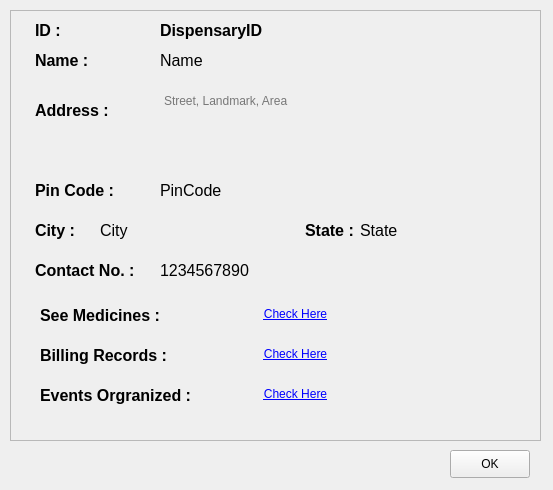
<?xml version="1.0" encoding="UTF-8"?>
<ui version="4.0">
 <class>dispensaryProfile</class>
 <widget class="QDialog" name="dispensaryProfile">
  <property name="geometry">
   <rect>
    <x>0</x>
    <y>0</y>
    <width>553</width>
    <height>490</height>
   </rect>
  </property>
  <property name="windowTitle">
   <string>Dispensary Profile</string>
  </property>
  <widget class="QFrame" name="frame">
   <property name="geometry">
    <rect>
     <x>10</x>
     <y>10</y>
     <width>531</width>
     <height>431</height>
    </rect>
   </property>
   <property name="styleSheet">
    <string notr="true"/>
   </property>
   <property name="frameShape">
    <enum>QFrame::StyledPanel</enum>
   </property>
   <property name="frameShadow">
    <enum>QFrame::Raised</enum>
   </property>
   <widget class="QLabel" name="nameLabel">
    <property name="geometry">
     <rect>
      <x>25</x>
      <y>30</y>
      <width>101</width>
      <height>41</height>
     </rect>
    </property>
    <property name="text">
     <string>&lt;html&gt;&lt;head/&gt;&lt;body&gt;&lt;p&gt;&lt;span style=&quot; font-size:12pt; font-weight:600;&quot;&gt;Name :&lt;/span&gt;&lt;/p&gt;&lt;/body&gt;&lt;/html&gt;</string>
    </property>
   </widget>
   <widget class="QLabel" name="addressLabel">
    <property name="geometry">
     <rect>
      <x>25</x>
      <y>80</y>
      <width>101</width>
      <height>41</height>
     </rect>
    </property>
    <property name="text">
     <string>&lt;html&gt;&lt;head/&gt;&lt;body&gt;&lt;p&gt;&lt;span style=&quot; font-size:12pt; font-weight:600;&quot;&gt;Address :&lt;/span&gt;&lt;/p&gt;&lt;/body&gt;&lt;/html&gt;</string>
    </property>
   </widget>
   <widget class="QLabel" name="contactLabel">
    <property name="geometry">
     <rect>
      <x>25</x>
      <y>240</y>
      <width>131</width>
      <height>41</height>
     </rect>
    </property>
    <property name="text">
     <string>&lt;html&gt;&lt;head/&gt;&lt;body&gt;&lt;p&gt;&lt;span style=&quot; font-size:12pt; font-weight:600;&quot;&gt;Contact No. :&lt;/span&gt;&lt;/p&gt;&lt;/body&gt;&lt;/html&gt;</string>
    </property>
   </widget>
   <widget class="QLabel" name="stateLabel">
    <property name="geometry">
     <rect>
      <x>295</x>
      <y>200</y>
      <width>101</width>
      <height>41</height>
     </rect>
    </property>
    <property name="text">
     <string>&lt;html&gt;&lt;head/&gt;&lt;body&gt;&lt;p&gt;&lt;span style=&quot; font-size:12pt; font-weight:600;&quot;&gt;State :&lt;/span&gt;&lt;/p&gt;&lt;/body&gt;&lt;/html&gt;</string>
    </property>
   </widget>
   <widget class="QLabel" name="pinCodeLabel">
    <property name="geometry">
     <rect>
      <x>25</x>
      <y>160</y>
      <width>101</width>
      <height>41</height>
     </rect>
    </property>
    <property name="text">
     <string>&lt;html&gt;&lt;head/&gt;&lt;body&gt;&lt;p&gt;&lt;span style=&quot; font-size:12pt; font-weight:600;&quot;&gt;Pin Code :&lt;/span&gt;&lt;/p&gt;&lt;/body&gt;&lt;/html&gt;</string>
    </property>
   </widget>
   <widget class="QLabel" name="cityLabel">
    <property name="geometry">
     <rect>
      <x>25</x>
      <y>200</y>
      <width>101</width>
      <height>41</height>
     </rect>
    </property>
    <property name="text">
     <string>&lt;html&gt;&lt;head/&gt;&lt;body&gt;&lt;p&gt;&lt;span style=&quot; font-size:12pt; font-weight:600;&quot;&gt;City :&lt;/span&gt;&lt;/p&gt;&lt;/body&gt;&lt;/html&gt;</string>
    </property>
   </widget>
   <widget class="QTextBrowser" name="address">
    <property name="geometry">
     <rect>
      <x>150</x>
      <y>80</y>
      <width>371</width>
      <height>61</height>
     </rect>
    </property>
    <property name="styleSheet">
     <string notr="true">background-color:transparent;
border:none;</string>
    </property>
    <property name="placeholderText">
     <string>Street, Landmark, Area</string>
    </property>
   </widget>
   <widget class="QLabel" name="pinCode">
    <property name="geometry">
     <rect>
      <x>150</x>
      <y>170</y>
      <width>181</width>
      <height>21</height>
     </rect>
    </property>
    <property name="styleSheet">
     <string notr="true">font-size:12pt;</string>
    </property>
    <property name="text">
     <string>PinCode</string>
    </property>
   </widget>
   <widget class="QLabel" name="state">
    <property name="geometry">
     <rect>
      <x>350</x>
      <y>210</y>
      <width>181</width>
      <height>21</height>
     </rect>
    </property>
    <property name="styleSheet">
     <string notr="true">font-size:12pt;</string>
    </property>
    <property name="text">
     <string>State</string>
    </property>
   </widget>
   <widget class="QLabel" name="city">
    <property name="geometry">
     <rect>
      <x>90</x>
      <y>210</y>
      <width>181</width>
      <height>21</height>
     </rect>
    </property>
    <property name="styleSheet">
     <string notr="true">font-size:12pt;</string>
    </property>
    <property name="text">
     <string>City</string>
    </property>
   </widget>
   <widget class="QLabel" name="contact">
    <property name="geometry">
     <rect>
      <x>150</x>
      <y>250</y>
      <width>181</width>
      <height>21</height>
     </rect>
    </property>
    <property name="styleSheet">
     <string notr="true">font-size:12pt;</string>
    </property>
    <property name="text">
     <string>1234567890</string>
    </property>
   </widget>
   <widget class="QLabel" name="name">
    <property name="geometry">
     <rect>
      <x>150</x>
      <y>30</y>
      <width>371</width>
      <height>41</height>
     </rect>
    </property>
    <property name="styleSheet">
     <string notr="true">font-size:12pt;</string>
    </property>
    <property name="text">
     <string>Name</string>
    </property>
   </widget>
   <widget class="QLabel" name="IDLabel">
    <property name="geometry">
     <rect>
      <x>25</x>
      <y>0</y>
      <width>131</width>
      <height>41</height>
     </rect>
    </property>
    <property name="text">
     <string>&lt;html&gt;&lt;head/&gt;&lt;body&gt;&lt;p&gt;&lt;span style=&quot; font-size:12pt; font-weight:600;&quot;&gt;ID :&lt;/span&gt;&lt;/p&gt;&lt;/body&gt;&lt;/html&gt;</string>
    </property>
   </widget>
   <widget class="QLabel" name="dispensaryID">
    <property name="geometry">
     <rect>
      <x>150</x>
      <y>0</y>
      <width>371</width>
      <height>41</height>
     </rect>
    </property>
    <property name="styleSheet">
     <string notr="true">font-size:12pt;
font-weight: bold;</string>
    </property>
    <property name="text">
     <string>DispensaryID</string>
    </property>
   </widget>
   <widget class="QLabel" name="seeMedicineLabel">
    <property name="geometry">
     <rect>
      <x>30</x>
      <y>285</y>
      <width>191</width>
      <height>41</height>
     </rect>
    </property>
    <property name="text">
     <string>&lt;html&gt;&lt;head/&gt;&lt;body&gt;&lt;p&gt;&lt;span style=&quot; font-size:12pt; font-weight:600;&quot;&gt;See Medicines :&lt;/span&gt;&lt;/p&gt;&lt;/body&gt;&lt;/html&gt;</string>
    </property>
   </widget>
   <widget class="QLabel" name="billingRecordsLabel">
    <property name="geometry">
     <rect>
      <x>30</x>
      <y>330</y>
      <width>191</width>
      <height>31</height>
     </rect>
    </property>
    <property name="text">
     <string>&lt;html&gt;&lt;head/&gt;&lt;body&gt;&lt;p&gt;&lt;span style=&quot; font-size:12pt; font-weight:600;&quot;&gt;Billing Records :&lt;/span&gt;&lt;/p&gt;&lt;/body&gt;&lt;/html&gt;</string>
    </property>
   </widget>
   <widget class="QLabel" name="eventsOrganizedLabel">
    <property name="geometry">
     <rect>
      <x>30</x>
      <y>370</y>
      <width>191</width>
      <height>31</height>
     </rect>
    </property>
    <property name="text">
     <string>&lt;html&gt;&lt;head/&gt;&lt;body&gt;&lt;p&gt;&lt;span style=&quot; font-size:12pt; font-weight:600;&quot;&gt;Events Orgranized :&lt;/span&gt;&lt;/p&gt;&lt;/body&gt;&lt;/html&gt;</string>
    </property>
   </widget>
   <widget class="QPushButton" name="seeMedicine">
    <property name="geometry">
     <rect>
      <x>230</x>
      <y>290</y>
      <width>111</width>
      <height>28</height>
     </rect>
    </property>
    <property name="styleSheet">
     <string notr="true">text-decoration:underline;
color:blue;
border:none;</string>
    </property>
    <property name="text">
     <string>Check Here</string>
    </property>
   </widget>
   <widget class="QPushButton" name="billingRecords">
    <property name="geometry">
     <rect>
      <x>230</x>
      <y>330</y>
      <width>111</width>
      <height>28</height>
     </rect>
    </property>
    <property name="styleSheet">
     <string notr="true">text-decoration:underline;
color:blue;
border:none;</string>
    </property>
    <property name="text">
     <string>Check Here</string>
    </property>
   </widget>
   <widget class="QPushButton" name="eventsOrganized">
    <property name="geometry">
     <rect>
      <x>230</x>
      <y>370</y>
      <width>111</width>
      <height>28</height>
     </rect>
    </property>
    <property name="styleSheet">
     <string notr="true">text-decoration:underline;
color:blue;
border:none;</string>
    </property>
    <property name="text">
     <string>Check Here</string>
    </property>
   </widget>
  </widget>
  <widget class="QPushButton" name="pushButton">
   <property name="geometry">
    <rect>
     <x>450</x>
     <y>450</y>
     <width>80</width>
     <height>28</height>
    </rect>
   </property>
   <property name="text">
    <string>OK</string>
   </property>
  </widget>
 </widget>
 <resources/>
 <connections/>
</ui>
